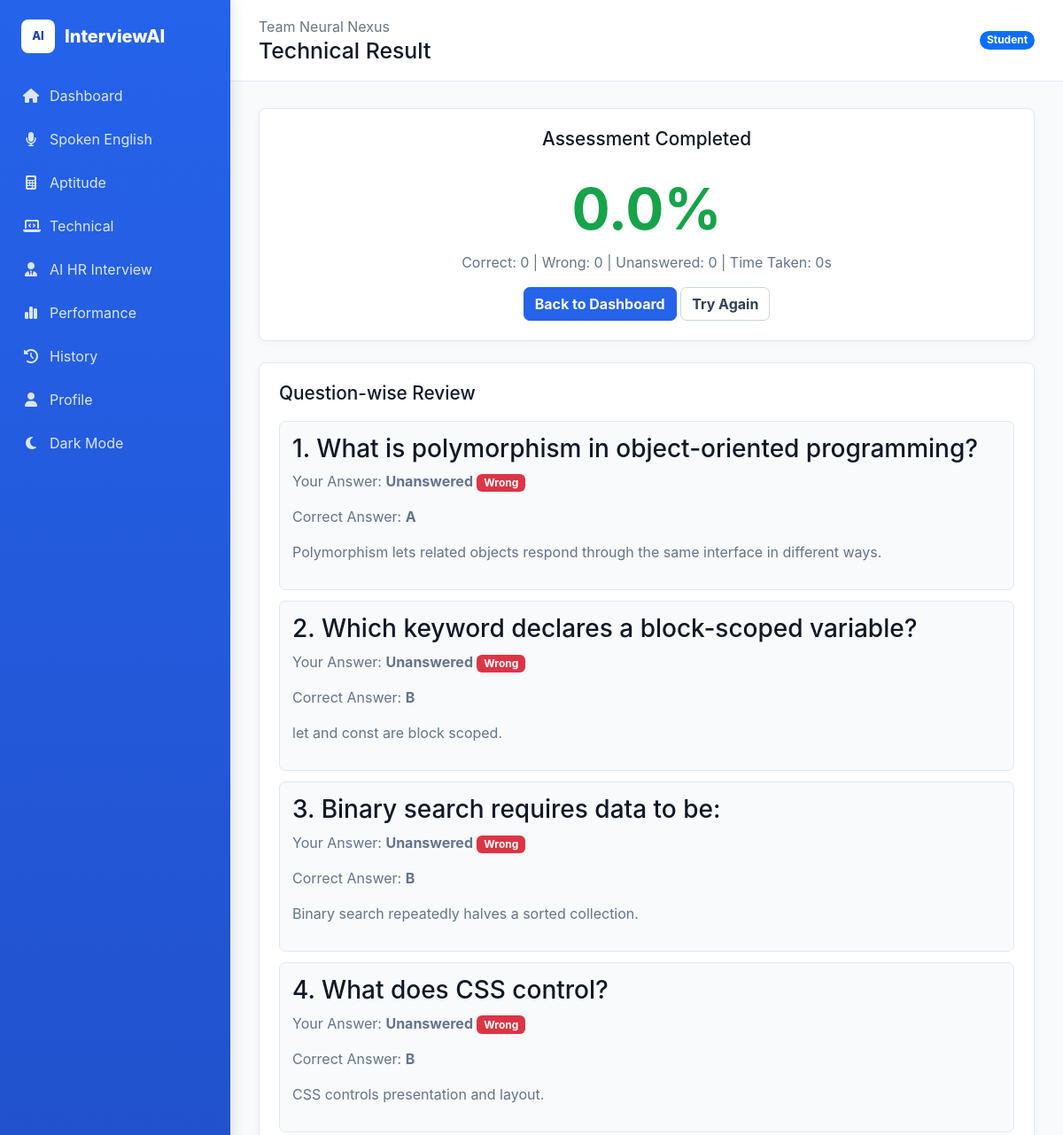
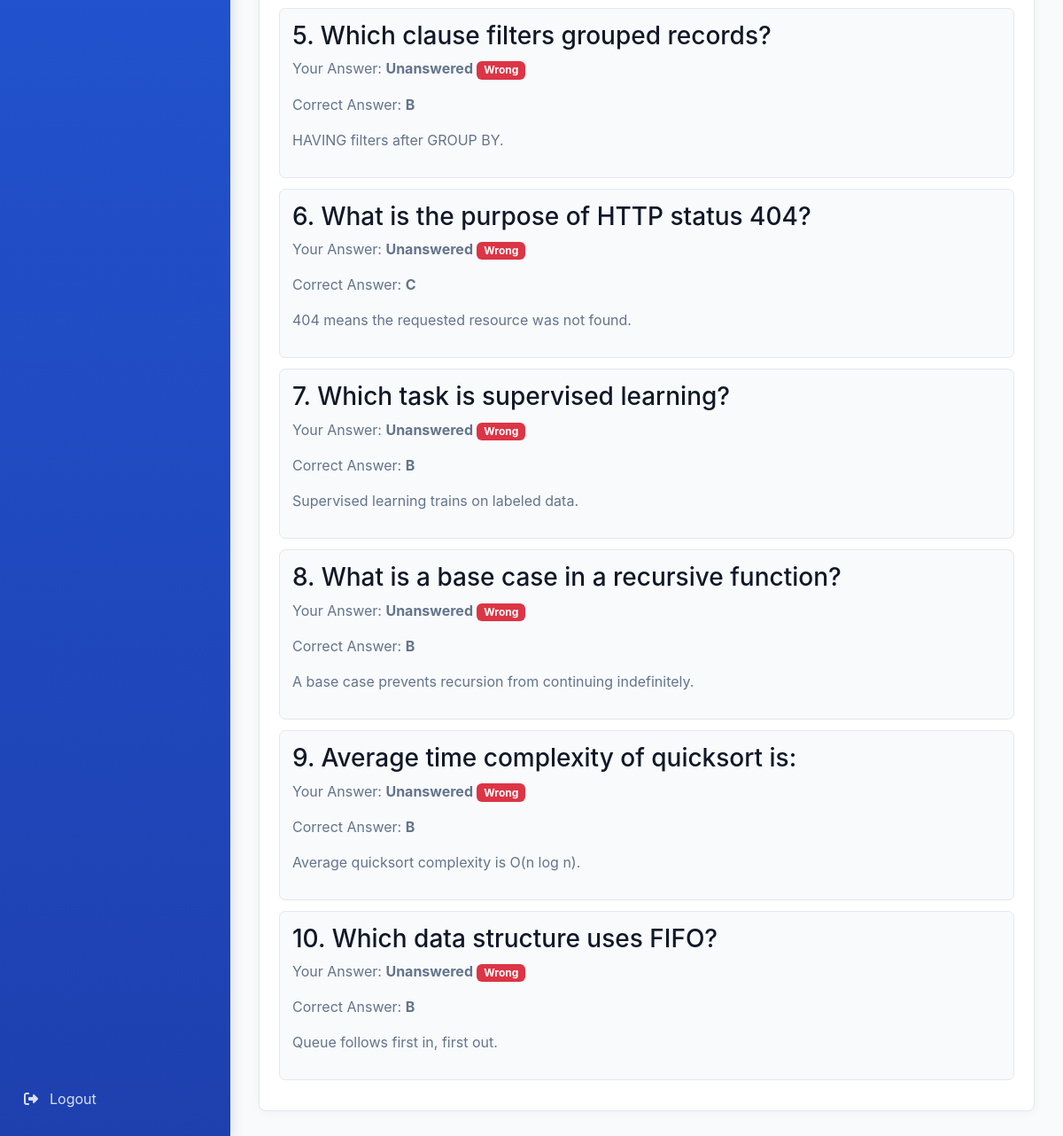
Screenshot of /technical/result/3 (signed in) with the database file from the repository (2 pictures, top to bottom).
### tables this page shows
CREATE TABLE users (
    id INTEGER PRIMARY KEY AUTOINCREMENT,
    name TEXT NOT NULL,
    email TEXT NOT NULL UNIQUE,
    password_hash TEXT NOT NULL,
    role TEXT NOT NULL DEFAULT 'student' CHECK(role IN ('student', 'admin')),
    is_active INTEGER NOT NULL DEFAULT 1,
    created_at TEXT NOT NULL DEFAULT CURRENT_TIMESTAMP
);

CREATE TABLE assessment_attempts (
    id INTEGER PRIMARY KEY AUTOINCREMENT,
    user_id INTEGER NOT NULL,
    assessment_type TEXT NOT NULL,
    category TEXT,
    topic TEXT,
    difficulty TEXT,
    total_questions INTEGER NOT NULL,
    correct_answers INTEGER NOT NULL DEFAULT 0,
    wrong_answers INTEGER NOT NULL DEFAULT 0,
    unanswered INTEGER NOT NULL DEFAULT 0,
    percentage REAL NOT NULL DEFAULT 0,
    total_marks INTEGER NOT NULL DEFAULT 0,
    obtained_marks INTEGER NOT NULL DEFAULT 0,
    time_taken INTEGER NOT NULL DEFAULT 0,
    created_at TEXT NOT NULL DEFAULT CURRENT_TIMESTAMP,
    FOREIGN KEY(user_id) REFERENCES users(id)
);

CREATE TABLE assessment_questions (
    id INTEGER PRIMARY KEY AUTOINCREMENT,
    attempt_id INTEGER NOT NULL,
    question_id INTEGER,
    question_text_snapshot TEXT NOT NULL,
    option_a_snapshot TEXT NOT NULL,
    option_b_snapshot TEXT NOT NULL,
    option_c_snapshot TEXT NOT NULL,
    option_d_snapshot TEXT NOT NULL,
    correct_answer_snapshot TEXT NOT NULL,
    explanation_snapshot TEXT,
    marks INTEGER NOT NULL DEFAULT 1,
    question_order INTEGER NOT NULL,
    FOREIGN KEY(attempt_id) REFERENCES assessment_attempts(id),
    FOREIGN KEY(question_id) REFERENCES questions(id)
);

### app.py (the view)
@app.route("/<qtype>/result/<int:id>")
@student_required
def assessment_result(qtype, id):
    attempt, questions, answers = get_attempt_with_questions(id, session["user_id"])
    return render_template(f"{qtype}/result.html", qtype=qtype, attempt=attempt, questions=questions, answers=answers)

### app.py (called while the page is built)
@app.context_processor
def inject_user():
    user = query("SELECT * FROM users WHERE id=?", (session.get("user_id"),), one=True) if session.get("user_id") else None
    return {"current_user": user}

### services/assessment_service.py (called while the page is built)
def get_attempt_with_questions(attempt_id, user_id=None):
    params = [attempt_id]
    owner = ""
    if user_id:
        owner = " AND user_id=?"
        params.append(user_id)
    attempt = query(f"SELECT * FROM assessment_attempts WHERE id=?{owner}", params, one=True)
    questions = query("SELECT * FROM assessment_questions WHERE attempt_id=? ORDER BY question_order", (attempt_id,))
    answers = {a["assessment_question_id"]: a for a in query("SELECT * FROM assessment_answers WHERE attempt_id=?", (attempt_id,))}
    return attempt, questions, answers

### utils/database.py (called while the page is built)
def get_db():
    if "db" not in g:
        db_path = Path(current_app.config["DATABASE"])
        db_path.parent.mkdir(parents=True, exist_ok=True)
        g.db = sqlite3.connect(db_path)
        g.db.row_factory = sqlite3.Row
        g.db.execute("PRAGMA foreign_keys = ON")
    return g.db

def query(sql, params=(), one=False):
    cur = get_db().execute(sql, params)
    rows = cur.fetchall()
    cur.close()
    return (rows[0] if rows else None) if one else rows

### templates/technical/result.html
{% extends "base.html" %}
{% block page_title %}Technical Result{% endblock %}
{% block content %}{% include "assessment_result.html" %}{% endblock %}

### templates/base.html (shortened to what this page needs)
<!doctype html>
<html lang="en">
<head>
  <link href="https://cdn.jsdelivr.net/npm/bootstrap@5.3.3/dist/css/bootstrap.min.css" rel="stylesheet">
  <link href="https://cdnjs.cloudflare.com/ajax/libs/font-awesome/6.5.2/css/all.min.css" rel="stylesheet">
  <link href="{{ url_for('static', filename='css/style.css') }}" rel="stylesheet">
</head>
<body class="app-shell{% if request.endpoint == 'login' %} login-page{% endif %}">
  {% set is_admin = request.path.startswith('/admin') %}
  {% if current_user %}
  <aside class="sidebar" id="sidebar">
    <a class="brand" href="{{ url_for('admin_dashboard' if is_admin else 'dashboard') }}"><span class="brand-mark">AI</span>{{ 'InterviewAI Admin' if is_admin else 'InterviewAI' }}</a>
    <nav class="nav flex-column">
      {% if is_admin %}
      <a class="nav-link" href="{{ url_for('admin_dashboard') }}"><i class="fa-solid fa-chart-line"></i> Dashboard</a>
      <a class="nav-link" href="{{ url_for('admin_questions') }}"><i class="fa-solid fa-database"></i> Question Bank</a>
      <a class="nav-link" href="{{ url_for('admin_questions') }}/aptitude"><i class="fa-solid fa-brain"></i> Aptitude Questions</a>
      <a class="nav-link" href="{{ url_for('admin_questions') }}/technical"><i class="fa-solid fa-code"></i> Technical Questions</a>
      <a class="nav-link" href="{{ url_for('admin_question_create') }}"><i class="fa-solid fa-plus"></i> Create Question</a>
      <a class="nav-link" href="{{ url_for('admin_students') }}"><i class="fa-solid fa-users"></i> Students</a>
      <a class="nav-link" href="{{ url_for('admin_results') }}"><i class="fa-solid fa-square-poll-vertical"></i> Results</a>
      <a class="nav-link" href="{{ url_for('admin_analytics') }}"><i class="fa-solid fa-chart-pie"></i> Analytics</a>
      <a class="nav-link" href="{{ url_for('admin_settings') }}"><i class="fa-solid fa-gear"></i> Settings</a>
      <a class="nav-link mt-auto" href="{{ url_for('admin_logout') }}"><i class="fa-solid fa-right-from-bracket"></i> Logout</a>
      {% else %}
      <a class="nav-link" href="{{ url_for('dashboard') }}"><i class="fa-solid fa-house"></i> Dashboard</a>
      <a class="nav-link" href="{{ url_for('spoken') }}"><i class="fa-solid fa-microphone"></i> Spoken English</a>
      <a class="nav-link" href="{{ url_for('aptitude') }}"><i class="fa-solid fa-calculator"></i> Aptitude</a>
      <a class="nav-link" href="{{ url_for('technical') }}"><i class="fa-solid fa-laptop-code"></i> Technical</a>
      <a class="nav-link" href="{{ url_for('hr_interview') }}"><i class="fa-solid fa-user-tie"></i> AI HR Interview</a>
      <a class="nav-link" href="{{ url_for('performance') }}"><i class="fa-solid fa-chart-simple"></i> Performance</a>
      <a class="nav-link" href="{{ url_for('history') }}"><i class="fa-solid fa-clock-rotate-left"></i> History</a>
      <a class="nav-link" href="{{ url_for('profile') }}"><i class="fa-solid fa-user"></i> Profile</a>
      <button class="nav-link border-0 text-start bg-transparent" id="themeToggle"><i class="fa-solid fa-moon"></i> Dark Mode</button>
      <a class="nav-link mt-auto" href="{{ url_for('logout') }}"><i class="fa-solid fa-right-from-bracket"></i> Logout</a>
      {% endif %}
    </nav>
  </aside>
  {% endif %}
  <main class="{{ 'main' if current_user else '' }}{% if request.endpoint == 'login' %} login-main{% endif %}">
    {% if current_user %}
    <header class="topbar">
      <div>
        <span class="text-secondary">Team Neural Nexus</span>
        <h1>{% block page_title %}InterviewAI{% endblock %}</h1>
      </div>
      <span class="badge rounded-pill text-bg-primary">{{ current_user.role|title }}</span>
    </header>
    {% endif %}
    <section class="content-wrap{% if request.endpoint == 'login' %} login-content-wrap{% endif %}">
      {% block content %}{% endblock %}
    </section>
  </main>
  <div class="toast-container position-fixed bottom-0 end-0 p-3" id="toastBox"></div>
</body>
</html>

### templates/assessment_result.html
<section class="panel glass result-hero">
  <h2>Assessment Completed</h2>
  <strong>{{ attempt.percentage }}%</strong>
  <p>Correct: {{ attempt.correct_answers }} | Wrong: {{ attempt.wrong_answers }} | Unanswered: {{ attempt.unanswered }} | Time Taken: {{ attempt.time_taken }}s</p>
  <a class="btn btn-primary" href="{{ url_for('dashboard') }}">Back to Dashboard</a>
  <a class="btn btn-outline-light" href="{{ url_for(qtype) }}">Try Again</a>
</section>
<section class="panel glass mt-4">
  <h2>Question-wise Review</h2>
  {% for q in questions %}
  {% set ans = answers.get(q.id) %}
  <article class="review-item">
    <h3>{{ loop.index }}. {{ q.question_text_snapshot }}</h3>
    <p>Your Answer: <b>{{ ans.selected_answer if ans and ans.selected_answer else 'Unanswered' }}</b> <span class="badge {{ 'text-bg-success' if ans and ans.is_correct else 'text-bg-danger' }}">{{ 'Correct' if ans and ans.is_correct else 'Wrong' }}</span></p>
    <p>Correct Answer: <b>{{ q.correct_answer_snapshot }}</b></p>
    <p>{{ q.explanation_snapshot }}</p>
  </article>
  {% endfor %}
</section>

### static/css/style.css (style rules this page uses)
:root { --primary-blue:#2563eb; --primary-dark:#1e40af; --sidebar-blue:#1d4ed8; --background:#f8fafc; --card:#ffffff; --text:#111827; --muted:#64748b; --border:#e2e8f0; --success:#16a34a; --warning:#d97706; --danger:#dc2626; }
* { box-sizing:border-box; }
body { margin:0; min-height:100vh; color:var(--text); background:var(--background); font-family:Inter,ui-sans-serif,system-ui,-apple-system,"Segoe UI",sans-serif; }
a { color:var(--primary-blue); text-decoration:none; }
h1,h2,h3 { letter-spacing:0; }
h2 { font-size:1.3rem; }
p { color:var(--muted); }
.sidebar { position:fixed; inset:0 auto 0 0; display:flex; flex-direction:column; width:260px; padding:22px 14px; color:#fff; background:linear-gradient(180deg,#2563eb,#1e40af); z-index:30; box-shadow:2px 0 14px rgba(15,23,42,.12); }
.brand { display:flex; align-items:center; gap:11px; padding:0 10px; margin-bottom:26px; color:#fff; font-size:1.25rem; font-weight:800; }
.brand-mark { display:inline-grid; width:38px; height:38px; place-items:center; border-radius:8px; background:#fff; color:var(--primary-dark); font-size:.8rem; }
.sidebar .nav { flex:1; gap:5px; }
.nav-link { display:flex; align-items:center; gap:12px; min-height:43px; padding:10px 12px; border-radius:8px; color:rgba(255,255,255,.84); }
.nav-link i { width:18px; text-align:center; }
.main { min-height:100vh; margin-left:260px; }
.topbar { position:sticky; top:0; z-index:20; display:flex; align-items:center; justify-content:space-between; gap:16px; padding:18px 32px; background:#fff; border-bottom:1px solid var(--border); }
.topbar h1 { margin:1px 0 0; font-size:1.55rem; }
.content-wrap { padding:30px 32px; }
.glass,.panel,.stat-card,.feature-card,.auth-card { background:var(--card); border:1px solid var(--border); box-shadow:0 2px 8px rgba(15,23,42,.04); }
.panel,.stat-card,.feature-card,.auth-card { padding:22px; border-radius:8px; }
.panel h2 { margin-bottom:18px; }
.btn { border-radius:7px; font-weight:700; }
.btn-primary { background:var(--primary-blue); border-color:var(--primary-blue); }
.btn-outline-light { color:#334155; border-color:#cbd5e1; }
.mini-item,.review-item { margin-bottom:12px; padding:14px; border:1px solid var(--border); border-radius:7px; background:#f8fafc; }
.result-hero { text-align:center; }
.result-hero strong { display:block; color:var(--success); font-size:4rem; }

### rows the page displays
users: role "Student"
assessment_attempts: percentage "0.0", correct_answers "0", wrong_answers "0", unanswered "0", time_taken "0"
assessment_questions: question_text_snapshot "What is polymorphism in object-oriented programming?", selected_answer "Unanswered", is_correct "Wrong", correct_answer_snapshot "A", explanation_snapshot "Polymorphism lets related objects respond through the same interface in different ways."
assessment_questions: question_text_snapshot "Which keyword declares a block-scoped variable?", selected_answer "Unanswered", is_correct "Wrong", correct_answer_snapshot "B", explanation_snapshot "let and const are block scoped."
assessment_questions: question_text_snapshot "Binary search requires data to be:", selected_answer "Unanswered", is_correct "Wrong", correct_answer_snapshot "B", explanation_snapshot "Binary search repeatedly halves a sorted collection."
assessment_questions: question_text_snapshot "What does CSS control?", selected_answer "Unanswered", is_correct "Wrong", correct_answer_snapshot "B", explanation_snapshot "CSS controls presentation and layout."
assessment_questions: question_text_snapshot "Which clause filters grouped records?", selected_answer "Unanswered", is_correct "Wrong", correct_answer_snapshot "B", explanation_snapshot "HAVING filters after GROUP BY."
assessment_questions: question_text_snapshot "What is the purpose of HTTP status 404?", selected_answer "Unanswered", is_correct "Wrong", correct_answer_snapshot "C", explanation_snapshot "404 means the requested resource was not found."
assessment_questions: question_text_snapshot "Which task is supervised learning?", selected_answer "Unanswered", is_correct "Wrong", correct_answer_snapshot "B", explanation_snapshot "Supervised learning trains on labeled data."
assessment_questions: question_text_snapshot "What is a base case in a recursive function?", selected_answer "Unanswered", is_correct "Wrong", correct_answer_snapshot "B", explanation_snapshot "A base case prevents recursion from continuing indefinitely."
assessment_questions: question_text_snapshot "Average time complexity of quicksort is:", selected_answer "Unanswered", is_correct "Wrong", correct_answer_snapshot "B", explanation_snapshot "Average quicksort complexity is O(n log n)."
assessment_questions: question_text_snapshot "Which data structure uses FIFO?", selected_answer "Unanswered", is_correct "Wrong", correct_answer_snapshot "B", explanation_snapshot "Queue follows first in, first out."

### other values shown
{{ 'InterviewAI Admin' if is_admin else 'InterviewAI' }} "InterviewAI"
